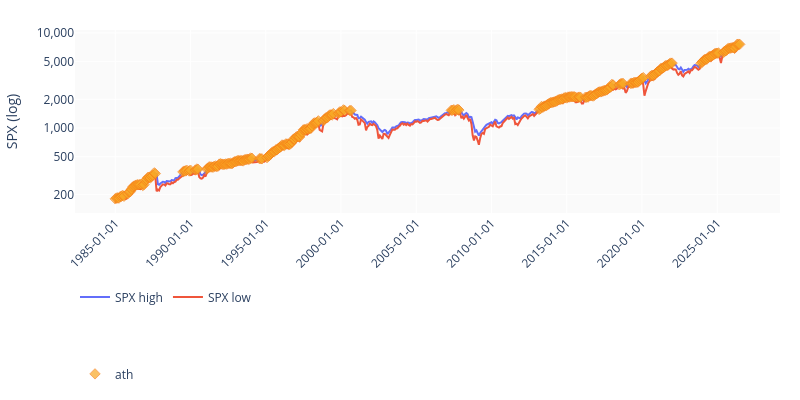

Here is the notebook cell this chart was saved with:
### Code cell
TICKER = "SPX"
# One shared price path; journal markers from every experiment in the research
plot_research_price(
    outcomes,
    TICKER,
    bands=("high", "low"),
    journal=[
        #EntryType.DEPOSIT,
        # EntryType.ORDER_FILLED,
        # EntryType.INTEREST,
        # EntryType.ORDER_CANCELLED,
        EntryType.IS_ATH,
    ],
)

### Figure 1 — Plotly figure (JSON) as saved in the notebook; plotly's stock layout.template omitted (floating-point values rounded to 4 significant figures; data arrays with more than 128 entries replaced by an {"elided": "..."} marker saying what was removed)
{"data": [{"customdata": {"elided": "499 str values"}, "hovertemplate": "<b>SPX high</b><br>high: %{y:,.4f}%{customdata}<extra></extra>", "legend": "legend", "line": {"color": "#636EFA"}, "mode": "lines", "name": "SPX high", "type": "scatter", "x": {"elided": "499 str values"}, "y": {"elided": "499 float values"}}, {"customdata": {"elided": "499 str values"}, "hovertemplate": "<b>SPX low</b><br>low: %{y:,.4f}%{customdata}<extra></extra>", "legend": "legend", "line": {"color": "#EF553B"}, "mode": "lines", "name": "SPX low", "type": "scatter", "x": {"elided": "499 str values"}, "y": {"elided": "499 float values"}}, {"hoverinfo": "skip", "legend": "legend2", "legendgroup": "ath", "marker": {"color": "#f9a825", "line": {"color": "#f57f17", "width": 1}, "size": {"elided": "261 int values"}, "symbol": "diamond"}, "mode": "markers", "name": "ath", "showlegend": true, "textfont": {"color": "#f9a825", "size": 12}, "textposition": "top center", "type": "scatter", "x": {"elided": "261 str values"}, "y": {"elided": "261 float values"}}], "layout": {"height": 400, "hovermode": "x unified", "legend": {"orientation": "h", "x": 0, "y": -0.38, "yanchor": "top"}, "legend2": {"orientation": "h", "x": 0, "y": -0.8, "yanchor": "top"}, "margin": {"b": 140, "l": 60, "r": 20, "t": 30}, "paper_bgcolor": "#ffffff", "plot_bgcolor": "#fafafa", "width": 800, "xaxis": {"tickangle": -45, "tickformat": "%Y-%m-%d", "title": {}}, "yaxis": {"tickformat": ",.0f", "title": {"text": "SPX (log)"}, "type": "log"}}}
